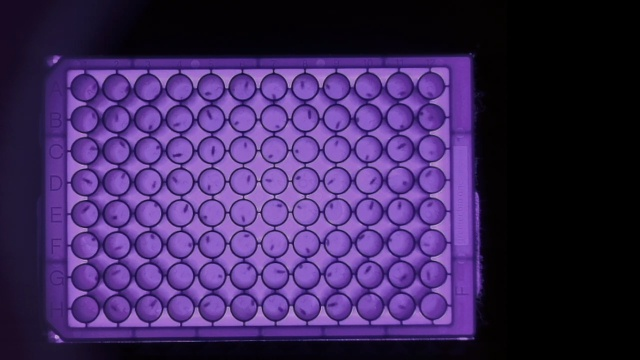
#> input picture tests/fixtures/frame.jpg, 640 x 360 px
$ python -i frame.py   (imports and definitions only)
#> lines starting #> are read from the running program, lines starting #| are printed output that depends on the picture; after the words box and inside, x2 and y2 are one past the last pixel; in counts of white or black regions, pixels touching at a corner belong together
#> further down, picture is the input picture: shape (360, 640, 3); mean B, G, R 91.3, 38.9, 61.2
import cv2

# we need to test performance on lab hardware
MAX_WIDTH = 640
MAX_HEIGHT = 480

# 0 is absolute black, 255 is absolute white
THRESH = 40


class FrameCropper:
    def __init__(self):
        self.boundary = None

    def crop_boundary(self, frame):
        if self.boundary is not None:
            x, y, w, h = self.boundary
        else:
            gray = cv2.cvtColor(frame, cv2.COLOR_BGR2GRAY)
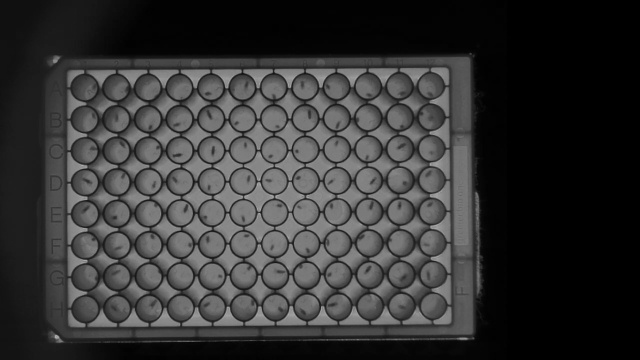
#> gray: shape (360, 640); min 0, max 175, mean 51.5
            _, threshold = cv2.threshold(gray, THRESH, 255, cv2.THRESH_BINARY)
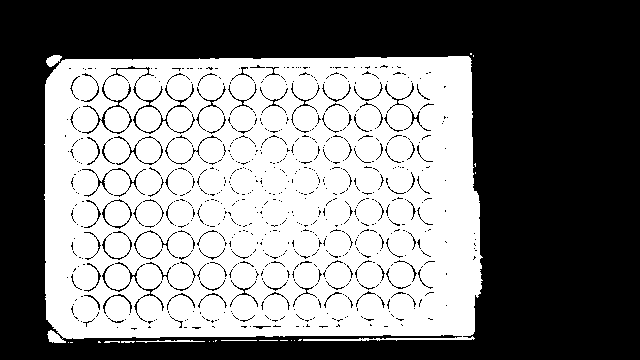
#> threshold: shape (360, 640); 49% white; 21 white regions (15 under 20 px)
            contours, _ = cv2.findContours(
                threshold, cv2.RETR_EXTERNAL, cv2.CHAIN_APPROX_SIMPLE
            )
#> contours = 21 contours, 18 with area under 20; largest, box (x1, y1, x2, y2) and area: (44, 56, 483, 343) 119229, (46, 55, 62, 67) 103, (136, 340, 205, 343) 26
            cnt = max(contours, key=cv2.contourArea)
#> cnt = contour of 308 points, box (x1, y1, x2, y2) (44, 56, 483, 343), area 119229
            x, y, w, h = cv2.boundingRect(cnt)
#> x = 44; y = 56; w = 439; h = 287
            self.boundary = (x, y, w, h)
#> self.boundary = (44, 56, 439, 287)
        frame = frame[y : y + h, x : x + w]
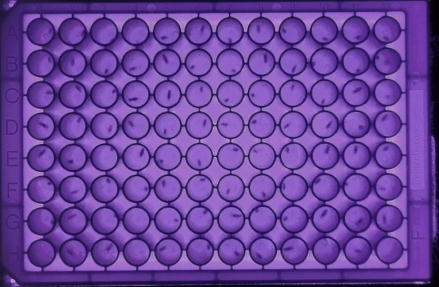
#> frame: shape (287, 439, 3); mean B, G, R 157.2, 67.4, 105.9
        return frame

    def resize(self, frame):
        original_height, original_width = frame.shape[:2]
        aspect_ratio = original_width / original_height

        if (MAX_WIDTH / aspect_ratio) > MAX_HEIGHT:
            new_width = int(MAX_HEIGHT * aspect_ratio)
            new_height = MAX_HEIGHT
        else:
            new_height = int(MAX_WIDTH / aspect_ratio)
            new_width = MAX_WIDTH

        frame = cv2.resize(frame, (new_width, new_height))
        return frame


cropper = FrameCropper()


def crop(frame):
    frame = cropper.crop_boundary(frame)
    frame = cropper.resize(frame)
    return frame

>>> import cv2
>>> picture = cv2.imread('../tests/fixtures/frame.jpg')
>>> result = FrameCropper().crop_boundary(picture)

$ run again, on tests/fixtures/grid.jpg
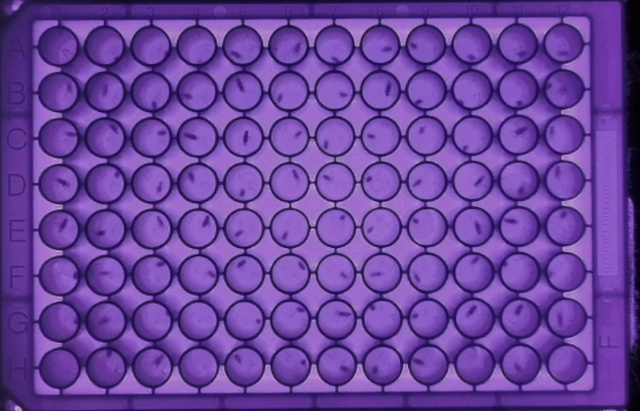
#> input picture tests/fixtures/grid.jpg, 640 x 411 px
#> picture is the input picture: shape (411, 640, 3); mean B, G, R 158.3, 67.8, 106.7
#> in crop_boundary, `gray = cv2.cvtColor(frame, cv2.COLOR_BGR2GRAY)`:
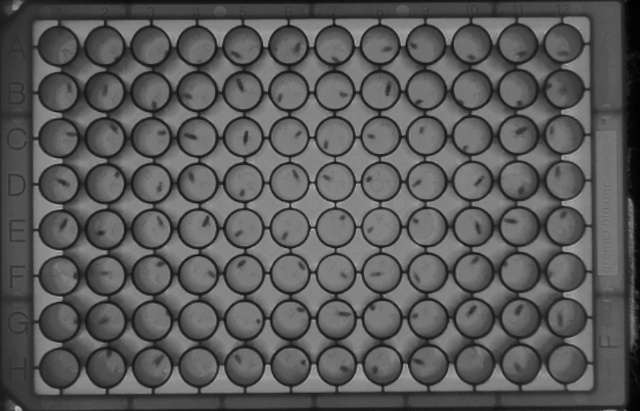
#> gray: shape (411, 640); min 1, max 184, mean 89.8
#> in crop_boundary, `_, threshold = cv2.threshold(gray, THRESH, 255, cv2.THRESH_BINARY)`:
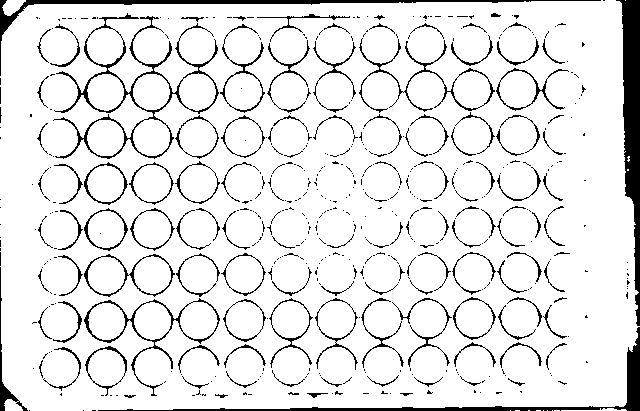
#> threshold: shape (411, 640); 90.1% white; 519 black regions (391 under 20 px)
#> contours = 14 contours, 11 with area under 20; largest, box (x1, y1, x2, y2) and area: (0, 0, 640, 411) 252802, (2, 0, 26, 16) 212, (561, 408, 627, 411) 30
#> cnt = contour of 372 points, box (x1, y1, x2, y2) (0, 0, 640, 411), area 252802
#> x = 0; w = 640; h = 411
#> self.boundary = (0, 0, 640, 411)
